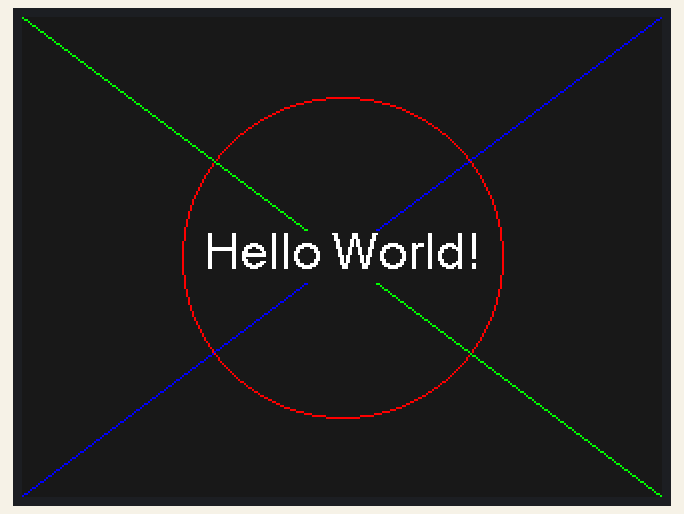
Simulated run of this sketch. Board: ESP32. Parts: 320×240 colour display. Random numbers use the default seed unless the sketch sets one.

Above: at 0.4 s.
At 2.4 s:
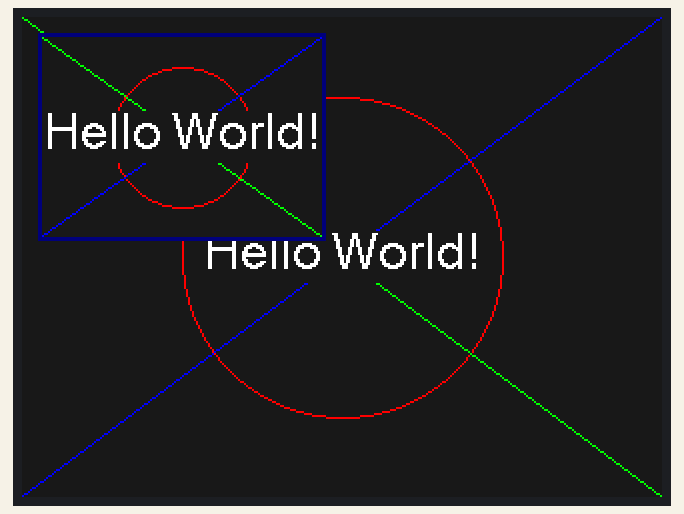
At 6.7 s:
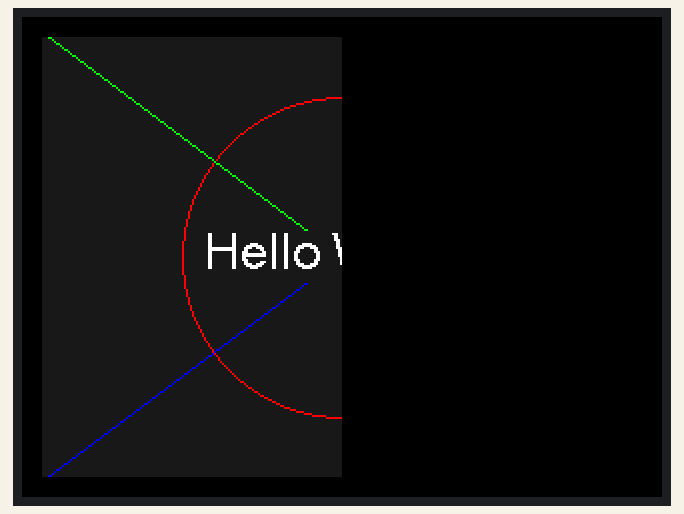

Measured:
- what the display in image 1 shows lasts 2.1 s, from 2.4 s to 4.5 s

The sketch:

Viewport_Demo.ino
```cpp
// Viewport Demo

// See viewport_commands tab for details of functions available

// This example uses the viewport commands to create a "virtual TFT" within the
// normal TFT display area. This allows a sketch written for a smaller screen to
// be run in a viewport window. By default, the graphics 0,0 datum is set to the
// top left corner of the viewport, but optionally the datum can be kept at the
// corner of the TFT.

// Viewports have a number of potential uses:
// -  create a "virtual" TFT screen smaller than the actual TFT screen
//  - render GUI items (menus etc) in a viewport, erase GUI item by redrawing whole screen,
//    this will be fast because only the viewport will be refreshed (e.g. clearing menu)
//  - limit screen refresh to a particular area, e.g. changing numbers, icons or graph plotting
//  - showing a small portion of a larger image or sprite, this allows panning and scrolling

// A viewport can have the coordinate datum (position 0,0) either at the top left corner of
// the viewport or at the normal top left corner of the TFT.
// Putting the coordinate datum at the viewport corner means that functions that draw graphics
// in a fixed position can be relocated anywhere on the screen. (see plotBox() below). This
// makes it easier to reposition groups of graphical objects (for example GUI buttons) that have
// fixed relative positions.

#include <SPI.h>
#include <TFT_eSPI.h>

TFT_eSPI tft = TFT_eSPI();

void setup() {
  Serial.begin(115200);

  tft.init();
  tft.setRotation(1);
  tft.fillScreen(TFT_BLACK);
}

void loop()
{
  // Normal Screen
  drawX();

  delay(2000);

  // Viewport screen
  tft.setViewport(10, 10, 140, 100);
  tft.frameViewport(TFT_NAVY, -2);
  tft.fillScreen(TFT_BLACK);
  drawX();
  tft.resetViewport();

  delay(2000);

  //Normal screen
  tft.fillScreen(TFT_BLACK);
  drawX();

  delay(2000);

  tft.fillScreen(TFT_BLACK);

  // Viewport as a clipping window (false parameter means coordinate datum stays at TFT top left)
  tft.setViewport(10, 10, tft.width()/2 - 10, tft.height() - 20, false);
  //tft.frameViewport(TFT_NAVY,  2); // Add 2 pixel border inside viewport
  //tft.frameViewport(TFT_NAVY, -2); // Add 2 pixel border outside viewport
  drawX();

  delay(2000);

  while(1)
  {
    tft.resetViewport(); // Reset viewport so width() and height() return TFT size

    uint16_t w = 40;
    uint16_t h = 40;
    uint16_t x = random(tft.width()  - w);
    uint16_t y = random(tft.height() - h);

    tft.setViewport(x, y, w, h);

    plotBox();

    delay(0);
  }
}

void drawX(void)
{
  tft.fillScreen(tft.color565(25,25,25)); // Grey

  // Draw circle
  tft.drawCircle(tft.width()/2, tft.height()/2, tft.width()/4, TFT_RED);

  // Draw diagonal lines
  tft.drawLine(0 ,                0, tft.width()-1, tft.height()-1, TFT_GREEN);
  tft.drawLine(0 , tft.height()-1, tft.width()-1,                0, TFT_BLUE);

  tft.setTextDatum(MC_DATUM);
  tft.setTextColor(TFT_WHITE, tft.color565(25,25,25));
  tft.drawString("Hello World!", tft.width()/2, tft.height()/2, 4); // Font 4
}

void plotBox(void)
{
  // These are always plotted at a fixed position but they can
  // be plotted into a viewport anywhere on the screen because
  // a viewport can move the screen datum
  tft.fillScreen(TFT_BLACK); // When a viewport is set, this just fills the viewport
  tft.drawRect(0,0, 40,40, TFT_BLUE);
  tft.setTextDatum(MC_DATUM);
  tft.setTextColor(TFT_WHITE);
  tft.drawNumber( random(100), 20, 23, 4); // Number in font 4
}
```

Viewport_commands.ino
```cpp
/*

  // Create a viewport at TFT screen coordinated X,Y of width W and height H
  tft.setViewport(X, Y, W, H); // By default the 0,0 coordinate datum is moved to top left
                               // corner of viewport
                               // Note: tft.width() and tft.height() now return viewport size!
  // The above command is identical to:
  tft.setViewport(VP_X, VP_Y, VP_W, VP_H, true); // true parameter is optional

  // To create a viewport that keeps the coordinate datum at top left of TFT, use false parameter
  tft.setViewport(VP_X, VP_Y, VP_W, VP_H, false); // Note: tft.width() and tft.height() return TFT size!

  // To get viewport x, y coordinates, width, height and datum position flag
  int32_t x = tft.getViewportX();      // Always returns viewport x coordinate relative to screen left edge
  int32_t y = tft.getViewportY(void);  // Always returns viewport y coordinate relative to screen top edge
  int32_t w = tft.getViewportWidth();  // Always returns width of viewport
  int32_t h = tft.getViewportHeight(); // Always returns height of viewport
  bool    f = tft.getViewportDatum();  // Datum of the viewport (false = TFT corner, true = viewport corner)
  // To check if all or part of an area is in the viewport
  checkViewport(x, y, w, h); // Returns "true" if all or part of area is in viewport

  // To draw a rectangular frame outside viewport of width W (when W is negative)
  tft.frameViewport(TFT_RED, -W); // Note setting the width to a large negative value will clear the screen
                                  // outside the viewport

  // To draw a rectangular frame inside viewport of width W (when W is positive)
  tft.frameViewport(TFT_RED,  W); // Note setting the width to a large positive value will clear the screen
                                  // inside the viewport

  // To reset the viewport to the normal TFT full screen
  tft.resetViewport();  // Note: Graphics will NOT be drawn to the TFT outside a viewport until
                        // this command is used! ( The exception is using the frameViewport command
                        // detailed above with a negative width.)

  // Note:
  // Using setRotation rotates the whole TFT screen it does not just
  // rotate the viewport (this is a possible future enhancement).
  // Redraw all graphics after a rotation since some TFT's do not
  // re-map the TFT graphics RAM to the screen pixels as expected.
*/
```
